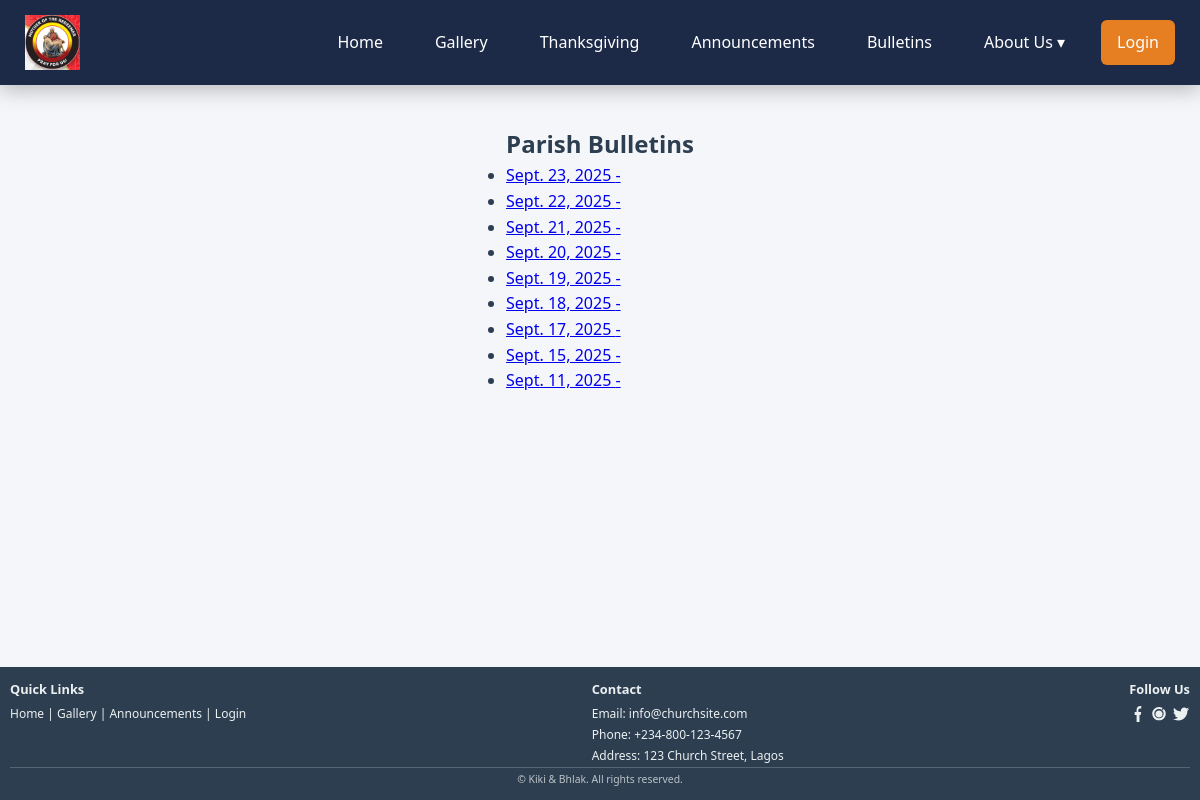
Screenshot of /bulletins/ with the database file from the repository.
### gallery/models.py (models this page shows, shortened)
class Bulletin(models.Model):
    date = models.DateField(unique=True)
    title = models.CharField(max_length=200, blank=True)
    reading_1 = models.TextField(blank=True, null=True)
    reading_1_citation = models.CharField(max_length=200, blank=True, null=True)
    responsorial_psalm = models.TextField(blank=True, null=True)
    psalm_refrain = models.CharField(max_length=300, blank=True, null=True)
    psalm_citation = models.CharField(max_length=200, blank=True, null=True)
    reading_2 = models.TextField(blank=True, null=True)
    reading_2_citation = models.CharField(max_length=200, blank=True, null=True)
    gospel = models.TextField(blank=True, null=True)
    gospel_citation = models.CharField(max_length=200, blank=True, null=True)
    reading_1_optional = models.TextField(blank=True, null=True)
    reading_1_optional_citation = models.CharField(max_length=200, blank=True, null=True)
    psalm_optional = models.TextField(blank=True, null=True)
    psalm_optional_refrain = models.CharField(max_length=300, blank=True, null=True)
    psalm_optional_citation = models.CharField(max_length=200, blank=True, null=True)
    reading_2_optional = models.TextField(blank=True, null=True)
    reading_2_optional_citation = models.CharField(max_length=200, blank=True, null=True)
    gospel_optional = models.TextField(blank=True, null=True)
    gospel_optional_citation = models.CharField(max_length=200, blank=True, null=True)
    day_title = models.CharField(max_length=200, blank=True, null=True)
    season = models.CharField(max_length=200, blank=True, null=True)
    memorial = models.CharField(max_length=200, blank=True, null=True)
    created_at = models.DateTimeField(auto_now_add=True)

### gallery/views.py (the view)
# urls.py: path("bulletins/", views.bulletin_list, name="bulletin_list"),
def bulletin_list(request):
    bulletins = Bulletin.objects.all().order_by("-date")
    return render(request, "bulletin_list.html", {"bulletins": bulletins})

### templates/bulletin_list.html (shortened to what this page needs)
{% extends "base.html" %}
{% block content %}
<div class="content-card">
    <h2>Parish Bulletins</h2>
    {% if bulletins %}
        <ul>
        {% for bulletin in bulletins %}
            <li>
                <a href="{% url 'bulletin_detail' bulletin.pk %}">
                    {{ bulletin.date }} - {{ bulletin.title }}
                </a>
            </li>
        {% endfor %}
        </ul>
    {% else %}
        <p>No bulletins available yet.</p>
    {% endif %}
</div>
{% endblock %}

### static/css/style.css (style rules this page uses)
* { margin: 0; padding: 0; box-sizing: border-box; }
html, body { height: 100%; font-family: "Segoe UI", Roboto, sans-serif; background: #f5f6fa; color: #2c3e50; line-height: 1.6; display: flex; flex-direction: column; }

### rows the page displays
Bulletin: date "Sept. 23, 2025"
Bulletin: date "Sept. 22, 2025"
Bulletin: date "Sept. 21, 2025"
Bulletin: date "Sept. 20, 2025"
Bulletin: date "Sept. 19, 2025"
Bulletin: date "Sept. 18, 2025"
Bulletin: date "Sept. 17, 2025"
Bulletin: date "Sept. 15, 2025"
Bulletin: date "Sept. 11, 2025"
